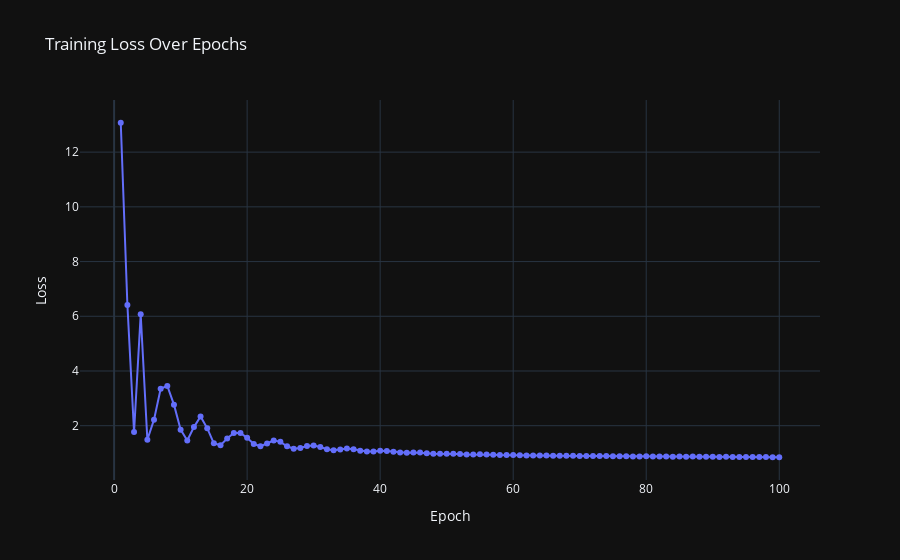
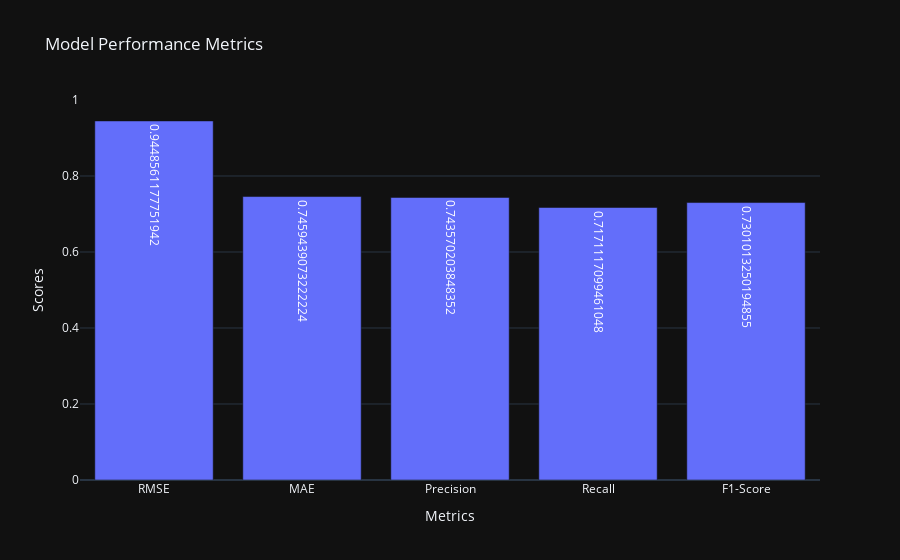

Source (notebook cell) for these figures, in order:
### Code cell
import pandas as pd
import torch
from sklearn.model_selection import train_test_split
from torch import nn, optim
from sklearn.metrics import mean_squared_error, mean_absolute_error, precision_recall_fscore_support
import plotly.graph_objects as go

# Convert genres to a single categorical feature
genre_columns = ['Action', 'Adventure', 'Animation', "Children's", 'Comedy', 'Crime', 'Documentary', 'Drama', 'Fantasy', 'Film-Noir', 'Horror', 'Musical', 'Mystery', 'Romance', 'Sci-Fi', 'Thriller', 'War', 'Western']
merged_data_1['genre'] = merged_data_1[genre_columns].idxmax(axis=1)

# Encode categorical variables
merged_data_1['genre'] = merged_data_1['genre'].astype('category').cat.codes

# Prepare the feature matrix (X) and target vector (y)
X = merged_data_1[['user_id', 'movie_id', 'genre', 'average_sentiment_score']]
y = merged_data_1['rating']

# Split the data into training and testing sets
X_train, X_test, y_train, y_test = train_test_split(X, y, test_size=0.3, random_state=42)

# Convert data to PyTorch tensors
X_train_tensor = torch.tensor(X_train.values, dtype=torch.float32)
y_train_tensor = torch.tensor(y_train.values, dtype=torch.float32)
X_test_tensor = torch.tensor(X_test.values, dtype=torch.float32)
y_test_tensor = torch.tensor(y_test.values, dtype=torch.float32)

# Define the Hybrid Recommender model
class HybridRecommender(nn.Module):
    def __init__(self, num_users, num_movies, num_genres, embedding_dim):
        super(HybridRecommender, self).__init__()
        self.user_embedding = nn.Embedding(num_users, embedding_dim)
        self.movie_embedding = nn.Embedding(num_movies, embedding_dim)
        self.genre_embedding = nn.Embedding(num_genres, embedding_dim)
        self.sentiment_embedding = nn.Linear(1, embedding_dim)
        self.fc1 = nn.Linear(embedding_dim * 4, 128)
        self.fc2 = nn.Linear(128, 64)
        self.fc3 = nn.Linear(64, 1)
        self.dropout = nn.Dropout(0.2)

    def forward(self, user, movie, genre, sentiment):
        user_emb = self.user_embedding(user.long())
        movie_emb = self.movie_embedding(movie.long())
        genre_emb = self.genre_embedding(genre.long())
        sentiment_emb = self.sentiment_embedding(sentiment.unsqueeze(1))
        
        x = torch.cat([user_emb, movie_emb, genre_emb, sentiment_emb], dim=-1)
        x = self.dropout(torch.relu(self.fc1(x)))
        x = torch.relu(self.fc2(x))
        x = self.fc3(x)
        return x

# Initialize model, loss function, and optimizer
num_users = merged_data_1['user_id'].max() + 1
num_movies = merged_data_1['movie_id'].max() + 1
num_genres = merged_data_1['genre'].max() + 1
embedding_dim = 50

model = HybridRecommender(num_users, num_movies, num_genres, embedding_dim)
criterion = nn.MSELoss()
optimizer = optim.Adam(model.parameters(), lr=0.01)

# Training loops with visualization data collection
num_epochs = 100
losses = []

for epoch in range(num_epochs):
    model.train()
    optimizer.zero_grad()
    
    user = X_train_tensor[:, 0]
    movie = X_train_tensor[:, 1]
    genre = X_train_tensor[:, 2]
    sentiment = X_train_tensor[:, 3]
    
    predictions = model(user, movie, genre, sentiment).squeeze()
    loss = criterion(predictions, y_train_tensor)
    
    loss.backward()
    optimizer.step()
    
    losses.append(loss.item())
    print(f'Epoch {epoch+1}/{num_epochs}, Loss: {loss.item():.4f}')

# Visualize the training loss
fig = go.Figure(
    data=[go.Scatter(x=list(range(1, num_epochs+1)), y=losses, mode='lines+markers')],
    layout_title_text="Training Loss Over Epochs"
)
fig.update_layout(
    xaxis_title="Epoch",
    yaxis_title="Loss",
    template="plotly_dark"
)
fig.show()

# Evaluate the model on the test set
model.eval()
with torch.no_grad():
    user_test = X_test_tensor[:, 0]
    movie_test = X_test_tensor[:, 1]
    genre_test = X_test_tensor[:, 2]
    sentiment_test = X_test_tensor[:, 3]

    predictions_test = model(user_test, movie_test, genre_test, sentiment_test).squeeze()
    rmse_test = torch.sqrt(criterion(predictions_test, y_test_tensor)).item()

# Convert predictions to binary labels (e.g., positive sentiment if rating >= 3.5)
threshold = 3.5
y_test_binary = (y_test.values > threshold).astype(int)
test_predictions_binary = (predictions_test.cpu().numpy() > threshold).astype(int)

# Calculate evaluation metrics
rmse2 = np.sqrt(mean_squared_error(y_test, predictions_test.cpu().numpy()))
mae2 = mean_absolute_error(y_test, predictions_test.cpu().numpy())
precision2, recall2, f12, _ = precision_recall_fscore_support(y_test_binary, test_predictions_binary, average='binary')

# Print evaluation metrics
print(f'Test RMSE: {rmse_test:.4f}')
print(f"RMSE: {rmse2:.4f}")
print(f"MAE: {mae2:.4f}")
print(f"Precision: {precision2:.4f}")
print(f"Recall: {recall2:.4f}")
print(f"F1-Score: {f12:.4f}")

# Visualize evaluation metrics
metrics = {
    'RMSE': rmse2,
    'MAE': mae2,
    'Precision': precision2,
    'Recall': recall2,
    'F1-Score': f12
}

metric_names = list(metrics.keys())
metric_values = list(metrics.values())

fig = go.Figure(
    data=[go.Bar(x=metric_names, y=metric_values, text=metric_values, textposition='auto')],
    layout_title_text="Model Performance Metrics"
)
fig.update_layout(
    xaxis_title="Metrics",
    yaxis_title="Scores",
    yaxis_range=[0, 1],
    template="plotly_dark"
)
fig.show()

### Figure 1 — Plotly figure (JSON) as saved in the notebook; plotly's stock layout.template omitted (floating-point values rounded to 4 significant figures)
{"data": [{"mode": "lines+markers", "type": "scatter", "x": [1, 2, 3, 4, 5, 6, 7, 8, 9, 10, 11, 12, 13, 14, 15, 16, 17, 18, 19, 20, 21, 22, 23, 24, 25, 26, 27, 28, 29, 30, 31, 32, 33, 34, 35, 36, 37, 38, 39, 40, 41, 42, 43, 44, 45, 46, 47, 48, 49, 50, 51, 52, 53, 54, 55, 56, 57, 58, 59, 60, 61, 62, 63, 64, 65, 66, 67, 68, 69, 70, 71, 72, 73, 74, 75, 76, 77, 78, 79, 80, 81, 82, 83, 84, 85, 86, 87, 88, 89, 90, 91, 92, 93, 94, 95, 96, 97, 98, 99, 100], "y": [13.07, 6.409, 1.772, 6.073, 1.486, 2.221, 3.348, 3.454, 2.77, 1.857, 1.459, 1.949, 2.339, 1.908, 1.357, 1.286, 1.532, 1.737, 1.734, 1.557, 1.329, 1.251, 1.35, 1.464, 1.411, 1.249, 1.156, 1.188, 1.257, 1.274, 1.219, 1.138, 1.105, 1.131, 1.165, 1.143, 1.087, 1.055, 1.058, 1.082, 1.074, 1.05, 1.017, 1.009, 1.024, 1.021, 0.9963, 0.9757, 0.977, 0.978, 0.9781, 0.9625, 0.9484, 0.9519, 0.9542, 0.9479, 0.9377, 0.9275, 0.9276, 0.9273, 0.9238, 0.9133, 0.9127, 0.9108, 0.9098, 0.9058, 0.898, 0.903, 0.8985, 0.8955, 0.8919, 0.8915, 0.8895, 0.8907, 0.886, 0.8811, 0.8816, 0.8762, 0.8773, 0.8821, 0.8772, 0.8771, 0.873, 0.8699, 0.8712, 0.868, 0.8709, 0.8664, 0.8636, 0.8621, 0.8594, 0.8618, 0.8561, 0.8572, 0.8572, 0.8573, 0.8545, 0.8531, 0.8493, 0.8472]}], "layout": {"autosize": true, "title": {"text": "Training Loss Over Epochs"}, "xaxis": {"autorange": true, "range": [-4.994, 106.0], "title": {"text": "Epoch"}, "type": "linear"}, "yaxis": {"autorange": true, "range": [-0.1619, 14.08], "title": {"text": "Loss"}, "type": "linear"}}}

### Figure 2 — Plotly figure (JSON) as saved in the notebook; plotly's stock layout.template omitted (floating-point values rounded to 4 significant figures)
{"data": [{"text": ["0.9448561177751942", "0.7459439073222224", "0.743570203848352", "0.7171117099461048", "0.7301013250194855"], "textposition": "auto", "type": "bar", "x": ["RMSE", "MAE", "Precision", "Recall", "F1-Score"], "y": [0.9449, 0.7459, 0.7436, 0.7171, 0.7301]}], "layout": {"autosize": true, "title": {"text": "Model Performance Metrics"}, "xaxis": {"autorange": true, "range": [-0.5, 4.5], "title": {"text": "Metrics"}, "type": "category"}, "yaxis": {"range": [0, 1], "title": {"text": "Scores"}, "type": "linear"}}}
